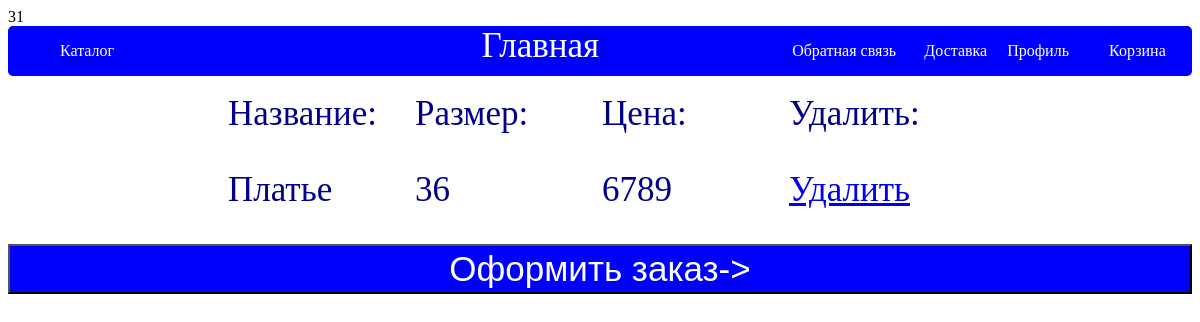
Screenshot of /cart.php (signed in) with the database file from the repository.
### tables this page shows
CREATE TABLE IF NOT EXISTS `cart` (
  `id` int(11) NOT NULL AUTO_INCREMENT,
  `idtovara` int(11) NOT NULL,
  `iduser` text NOT NULL,
  `Nazvanie` text NOT NULL,
  `razmer` text NOT NULL,
  `price` text NOT NULL,
  PRIMARY KEY (`id`)
);

### cart.php (the view, shortened to what this page needs)
<?
$k=$_SESSION['id'];
$db=connect_db();
$sql = "SELECT * FROM cart WHERE iduser='$k' ";
 $result = mysqli_query($db,$sql);
 for($i = 0;$i < mysqli_num_rows($result); $i++) {
  $cart[] = mysqli_fetch_array($result);
 }
$button='<button type="submit" class="cart-button2">Оформить заказ-></button>';
?>
<!DOCTYPE html>
<html lang="en">
<head>
	<link rel="stylesheet" type="text/css" href="css/style.css">
</head>
<body>
	<div class="first-element">
	<header class="header">
	<nav>
		<ul class="nav">
			<li class="nav-item1"><a class="nav-link" href="catalog.php">Каталог</a></li>
		</ul>
	</nav>
	<span class="imya"><a class="buyroom" href="index.php">Главная</a></span>
		<ul class="nav-2">
			<li class="nav2-item2"><a class="nav-link" href="dostavka.php">Доставка</a></li>
			<li class="nav2-item3"><a class="nav-link" href="cart.php">Корзина</a></li>
			<li class="nav2-item1"><a class="nav-link" href="profile.php">Профиль</a></li>
			<li class="nav2-item7"><a class="nav-link" href="support.php">Обратная связь</a></li>
		</ul>
	</header>
</div>
<div class="cart-wrap">
<table class="tablecart" >
	<tr>
		<td>Название:</td>
		<td>Размер:</td>
		<td>Цена:</td>
		<td>Удалить:</td>
	</tr>
</table>
<form action="zakazinsert.php" method="post">
<?php foreach ($cart as $item) : ?>
	<table class="tablecart" width="30%">
		<tr>
			<td><?=$item['Nazvanie'];?></td>
			<td><?=$item['razmer'];?></td>
			<td><?=$item['price'];?></td>
			<td><a href="delete.php?id=<?=$item['idtovara'];?>">Удалить</a></td>
			<?$a=$item['price'];?>
		</tr>
	</table>
	<? endforeach; ?>
</div>
<?if (isset($a)) {
 echo $button;
}
else{
	echo "В корзине ничего нету";
}
?>
</body>

### css/style.css (style rules this page uses)
.header { display:flex; justify-content:space-between; background-color:blue; border-radius:20px; color:white; position:relative; }
.nav { display:flex; list-style-type:none; padding-left:0; }
.nav-2 { display:flex; list-style-type:none; padding-left:0; }
.nav-item1 { margin-left:52px; }
.nav2-item1 { margin-left:52px; position:absolute; left:80%; }
.nav2-item2 { margin-left:52px; position:absolute; left:73%; }
.nav2-item3 { position:absolute; left:93%; }
.nav-link { text-decoration:none; color:white; }
.imya { font-size:35px; position:absolute; left:40%; }
.buyroom { text-decoration:none; color:white; }
ul li { list-style: none }
.tablecart { table-layout:fixed; width:750px; font-size:35px; line-height:2.0; color:#00008B; margin-left:auto; margin-right:auto; }
.cart-wrap { z-index:1; }
.cart-button2 { width:100%; height:50px; color:white; background-color:blue; font-size:35px; }
button { cursor:pointer; transition-duration:1s; }
.nav2-item7 { position:absolute; right:25%; }

### rows the page displays
cart: Nazvanie "Платье", razmer "36", price "6789"
